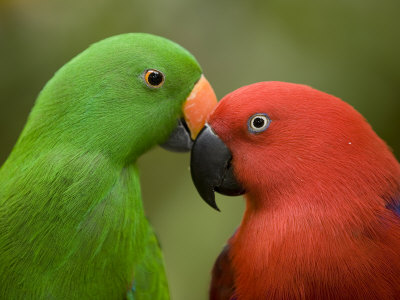
#> input picture lectures/lecture5/parrot-green-yellow.jpg, 400 x 300 px, found by its file name
$ jupyter execute --allow-errors Part2_Pinboard.ipynb   (shell and % lines are left out)   (Python 2 division)   (older library calls are emulated)
#> lines starting #> are read from the running program, lines starting #| are printed output that depends on the picture
## The image pinboard

[cell 1]
from skimage import data, io, draw, color, transform, morphology, measure
import skimage.filter
from skimage.io import imshow
import numpy as np
import pandas as pd
import matplotlib.pyplot as plt

Here is an image of pinboard with a couple of colored pins. Apart from the pins and a small note in the right corner it is completely empty. Blank. Approach it like an artist. If you are handed a blank canvas, fill it with passionate and dramatic images.

This is in fact the purpose of this assignment. You should first write code to process the pinboard image and calculate the positions of the pins. With these coordinates you should paste images on the canvas as if they were attached by the pins. As a finishing touch we ask you to render the pins on top of the pasted images.

#> (a cell that did not finish here is left out)

### Ex. 2.1: Identify the pins (10 points)

Create a binary image marking the extents of the pins. Concretely, the binary image should have a height and width that is comparable with the pinboard image. Put ones (or `True`) at pixels that belong to a pin and zeros (or `False`) otherwise.

Start by converting the image to HSV colorspace. The binary image can then be created thresholding on individual channels. Note that you may not be able to catch all pins by the same threshold / channel. Finally, you need to come up with a way to get rid of the distracting note in the lower-right corner.

Show your progress as you go along using `imshow`.

*Hint:* Your binary image will most likely be noisy with lots of small speckles outside of the pins. Clean these from the image with the `morphology.remove_small_objects` function.

#> (a cell that did not finish here is left out)

#> (a cell that did not finish here is left out)

Next the black dot

#> (a cell that did not finish here is left out)

#> (a cell that did not finish here is left out)

#> (a cell that did not finish here is left out)

### Ex 2.2: Label pins (10 points)

Find the 4-connected regions of the image and assign labels. The number of regions (as returned by the `measure.label` function) should be *5*.

Render each region with its own color.

#> (a cell that did not finish here is left out)

### Ex 2.3: Calculate center positions and draw as circles (10 points)

Using the labeled regions of the last assignment you should find a way to calculate the $(i, j)$ coordinates of the pin centers.

The results should be approximately as below.

```
[(217, 1004), (271, 1786), (470, 202), (831, 1335), (962, 389)]
```

#> (a cell that did not finish here is left out)

To verify your pin center coordinates, plot them as white circles of radius 15 on top of *a copy* of the `pinboard` image.

#> (a cell that did not finish here is left out)

### Ex 2.4: Place rotated images on image canvas (10 points)

Find 5 images on the internet that are neither offense nor illegal. This feat will earn you at least half of the points in this  assignment. Make sure that the files are of reasonable size, as they should be submitted along with the homework.

The images should now be placed on the canvas using the following procedure:

1. Choose an unused pin and an image not yet placed on the canvas.
2. Resize the image to fit on the pin. In particular make sure the image will not overlap other pins.
3. Rotate the image by a random angle between -15 and 15 degrees.
4. Calculate the position of the left corner of the image, such that the pin is approximately equally far from the left and right corners of the image and one fifth below the top edge. However, it does not matter if you do not hit these goals exactly.
5. Paste the image onto a copy of the pinboard using the supplied `paste_image` function.

Use the same code to place all images.

[cell 11]
# AJ remove code
parrot = io.imread("parrot-green-yellow.jpg")
#> parrot is the input picture: shape (300, 400, 3); mean R, G, B 115.3, 98.8, 41.9
rotated_parrot = transform.rotate(parrot, 15, resize=True, cval=-1)
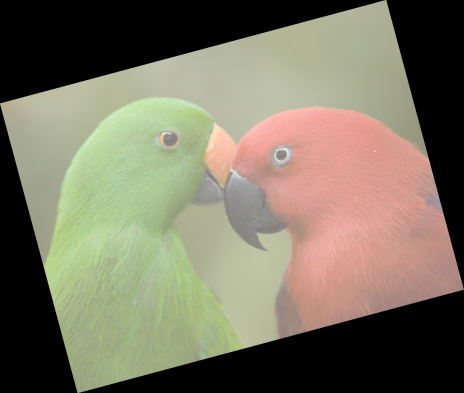
#> rotated_parrot: shape (393, 464, 3) float64; mean R, G, B -0.0444, -0.087, -0.234; drawn with min black and max white
imshow(rotated_parrot)
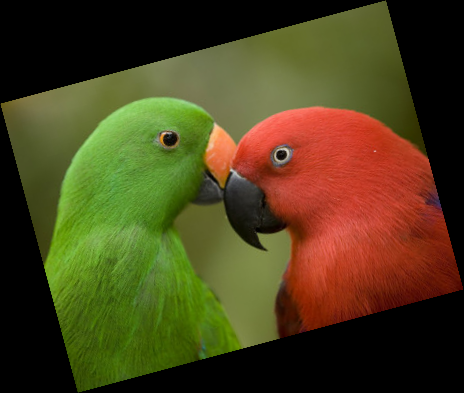
#> shown: shape (393, 464, 3) float64; mean R, G, B 0.297, 0.254, 0.108
